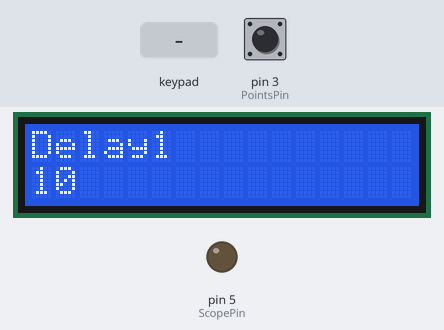
Bench run of a sketch on a simulated Arduino Uno, built with avr-gcc and run on an emulated ATmega328P. Shown: 16×2 character LCD, output pins drawn as LEDs (lit = HIGH). Inputs (shaded band) come from the test bench; at power-on: pin 3 (PointsPin) HIGH. Pins used as bus, display or sensor lines are not drawn.

Above: at 1.2 s.
1.3 s: key 'R' pressed
At 2.5 s:
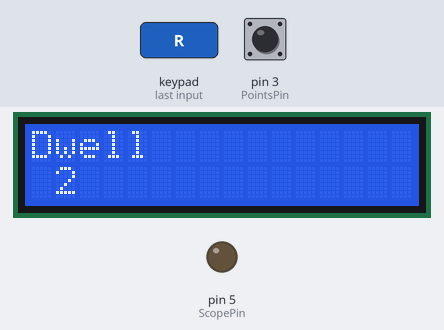
2.8 s: key 'R' pressed
At 3.9 s:
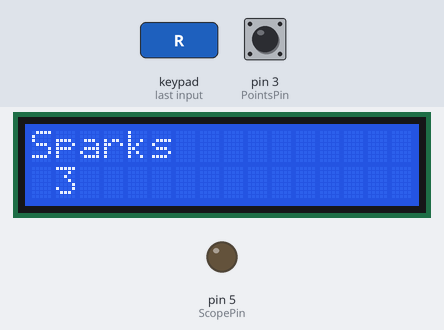
4.3 s: key 'L' pressed
At 5.0 s:
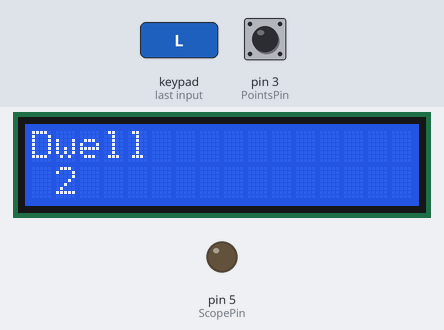
Timing chart, 0 to 7.3 s (numbered marks = the images above; inputs shaded):
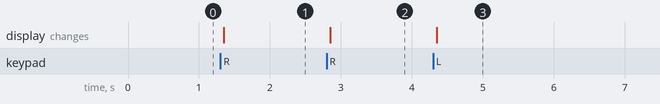

The sketch:

Ignition2.ino
```cpp
// Ignition2 driver

#include "JobQueue.h"
#include "IgnitionDisplay.h"

JobQueue         OneTimeJobs;
PeriodicJobQueue PeriodicJobs;

// digital pin numbers
const int PointsPin  = 3; // goes low when points close
const int TriggerPin = 6; // driven high to energize coil
const int ScopePin = 5;   // test point, pulses when points close

IgnitionDisplay display;

//*******************************************************************

bool          IgnoreInt = true;
volatile bool IntFlag = false;

void setup()
{
    pinMode (PointsPin,  INPUT);
    pinMode (TriggerPin, OUTPUT);
    pinMode (ScopePin,   OUTPUT);

    digitalWrite (TriggerPin, HIGH);
    digitalWrite (ScopePin,   LOW);
    attachInterrupt (digitalPinToInterrupt (PointsPin), myISR, FALLING);

    display.Init ();
    PeriodicJobs.Add (CheckButtons, (void *) 0, "Buttons", 50);
    EnableInt ("");
}

void loop()
{
    unsigned long now = millis ();
    PeriodicJobs.RunJobs (now);
    OneTimeJobs.RunJobs (now);

    if (IntFlag == true)
    {
        IntFlag = false;

        if (IgnoreInt == false)
        {
            digitalWrite (ScopePin, HIGH);

            IgnoreInt = true;
            OneTimeJobs.Add (EnergizeCoil, "Energize", display.Delay1 ());
            OneTimeJobs.Add (EnableInt,    "Enable",   display.Delay2 ());
            digitalWrite (ScopePin, LOW);
        }
    }
}

void EnergizeCoil (char *msg)
{
    for (int i=0; i<display.Sparks (); i++)
    {
        digitalWrite (TriggerPin, LOW);
        delay        (display.Dwell ());
        digitalWrite (TriggerPin, HIGH);
        delay        (2);
    }
}

void EnableInt (char *msg)
{
    IgnoreInt = false;
}

void myISR ()
{
    IntFlag = true;
}

//*******************************************************************

int wasButtons = 0;

void CheckButtons ()
{
    uint8_t buttons = display.ButtonState ();

    if (buttons == wasButtons)
        return;

    wasButtons = buttons;

    if (buttons & BUTTON_UP)
        display.IncrDataItem ();

    if (buttons & BUTTON_DOWN)
        display.DecrDataItem ();

    if (buttons & BUTTON_LEFT)
        display.PrevMenuItem ();

    if (buttons & BUTTON_RIGHT)
        display.NextMenuItem ();
}
```

IgnitionDisplay.cpp
```cpp
/*
	IgnitionDisplay.cpp
*/

#include <string.h>

#include "IgnitionDisplay.h"

IgnitionDisplay::IgnitionDisplay ()
{
}

void IgnitionDisplay::Init ()
{
    lcd = Adafruit_RGBLCDShield ();
    lcd.begin (ColCount, RowCount);
    //lcd.clear() ();
    lcd.print("Hello, TIM-6!");

    strcpy (delay1Text, "Delay1");
    strcpy (dwellText,  "Dwell");
    strcpy (sparksText, "Sparks");
    strcpy (delay2Text, "Delay2");

	delay1Millis = 10;
	dwellMillis  = 2;
	sparkCount   = 3;
	delay2Millis = 100;

    text [0] = delay1Text;
    text [1] = dwellText;
    text [2] = sparksText;
    text [3] = delay2Text;

    data [0] = &delay1Millis;
    data [1] = &dwellMillis;
    data [2] = &sparkCount;
    data [3] = &delay2Millis;

    select = 0;
    ShowSelection ();
}

int IgnitionDisplay::ButtonState ()
{
    return lcd.readButtons ();
}

void IgnitionDisplay::NextMenuItem ()
{
    if (++select == NumberItems) select = 0;
    ShowSelection ();
}

void IgnitionDisplay::PrevMenuItem ()
{
    if (--select < 0) select = NumberItems - 1;
    ShowSelection ();
}

void IgnitionDisplay::IncrDataItem ()
{
    (*data [select])++;
    ShowSelection ();
}

void IgnitionDisplay::DecrDataItem ()
{
    (*data [select])--;
    ShowSelection ();
}

void IgnitionDisplay::ShowSelection ()
{
    char obuf [MaxLineLength];
    lcd.clear ();
    lcd.setCursor (0, 0); // (col, row)
    lcd.print (text [select]);
    lcd.setCursor (0, 1);
    sprintf (obuf, "%2d", *data [select]);
    lcd.print (obuf);
}
```

IgnitionDisplay.h
```cpp
/*
	IgnitionDisplay.h - display for ignition controller
*/

#ifndef IGNITIONDISPLAY_H
#define IGNITIONDISPLAY_H

#include <Wire.h>
#include <Adafruit_RGBLCDShield.h>
#include <utility/Adafruit_MCP23017.h>

// these two determined by LCD hardware
#define RowCount 2
#define ColCount 16

#define NumberItems 4
#define MaxLineLength ColCount

class IgnitionDisplay
{
	public:
		IgnitionDisplay ();
		void Init ();

		int ButtonState ();

		void NextMenuItem ();
		void PrevMenuItem ();

		void IncrDataItem ();
		void DecrDataItem ();

		int Delay1 () {return delay1Millis;}
		int Dwell  () {return dwellMillis;}
		int Sparks () {return sparkCount;}
		int Delay2 () {return delay2Millis;}

	private:
		void ShowSelection ();


		char delay1Text  [MaxLineLength];
		char dwellText   [MaxLineLength];
		char sparksText  [MaxLineLength];
		char delay2Text  [MaxLineLength];

		int delay1Millis;
		int dwellMillis;
		int sparkCount;
		int delay2Millis;

		char *text [NumberItems];
		int  *data [NumberItems];

		int select;
		Adafruit_RGBLCDShield lcd;
};

#endif

	
```

Measured:
- after the input at 1.3 s, the display: changes after 0.05 s (image 1)
- after the input at 2.8 s, the display: changes after 0.05 s (image 2)
- after the input at 4.3 s, the display: changes after 0.05 s (image 3)
